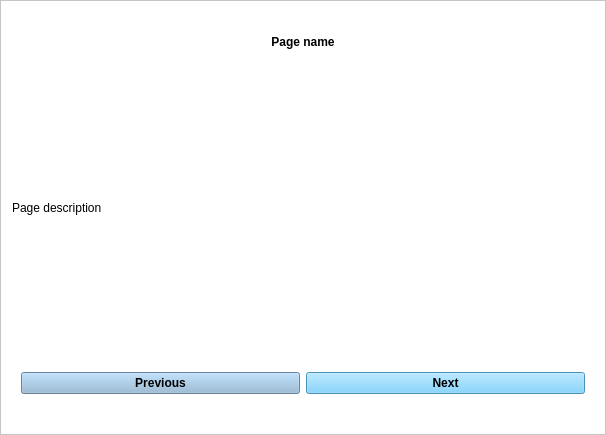
<?xml version="1.0" encoding="UTF-8"?>
<ui version="4.0">
 <class>Frame</class>
 <widget class="QFrame" name="Frame">
  <property name="geometry">
   <rect>
    <x>0</x>
    <y>0</y>
    <width>606</width>
    <height>435</height>
   </rect>
  </property>
  <property name="windowTitle">
   <string>Frame</string>
  </property>
  <property name="styleSheet">
   <string notr="true">background-color: rgb(255, 255, 255);</string>
  </property>
  <property name="frameShape">
   <enum>QFrame::StyledPanel</enum>
  </property>
  <property name="frameShadow">
   <enum>QFrame::Raised</enum>
  </property>
  <layout class="QVBoxLayout" name="verticalLayout">
   <item>
    <widget class="QLabel" name="name">
     <property name="maximumSize">
      <size>
       <width>16777215</width>
       <height>60</height>
      </size>
     </property>
     <property name="font">
      <font>
       <weight>75</weight>
       <bold>true</bold>
      </font>
     </property>
     <property name="text">
      <string>Page name</string>
     </property>
     <property name="alignment">
      <set>Qt::AlignCenter</set>
     </property>
    </widget>
   </item>
   <item>
    <widget class="QLabel" name="desc">
     <property name="text">
      <string>Page description</string>
     </property>
    </widget>
   </item>
   <item>
    <widget class="QFrame" name="frame">
     <property name="maximumSize">
      <size>
       <width>16777215</width>
       <height>80</height>
      </size>
     </property>
     <property name="frameShape">
      <enum>QFrame::NoFrame</enum>
     </property>
     <property name="frameShadow">
      <enum>QFrame::Raised</enum>
     </property>
     <layout class="QHBoxLayout" name="horizontalLayout">
      <item>
       <widget class="QPushButton" name="prev_button">
        <property name="font">
         <font>
          <weight>75</weight>
          <bold>true</bold>
         </font>
        </property>
        <property name="styleSheet">
         <string notr="true">background-color: #90b6d6;</string>
        </property>
        <property name="text">
         <string>Previous</string>
        </property>
       </widget>
      </item>
      <item>
       <widget class="QPushButton" name="next_button">
        <property name="font">
         <font>
          <weight>75</weight>
          <bold>true</bold>
         </font>
        </property>
        <property name="styleSheet">
         <string notr="true">background-color: rgb(102, 204, 255);</string>
        </property>
        <property name="text">
         <string>Next</string>
        </property>
       </widget>
      </item>
     </layout>
    </widget>
   </item>
  </layout>
 </widget>
 <resources/>
 <connections/>
</ui>
